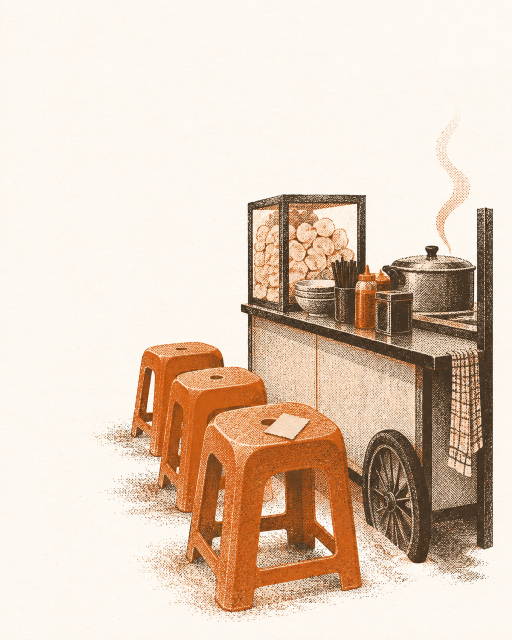
#> input picture assets-source/illustrations/empty-ticket-stools-master.png, 1024 x 1280 px (shown at 1/2 size)
$ python process-illustration.py
#> lines starting #> are read from the running program, lines starting #| are printed output that depends on the picture; after the words box and inside, x2 and y2 are one past the last pixel; in counts of white or black regions, pixels touching at a corner belong together
"""Turns a generated master in assets-source/illustrations/ into the shipped WebP.

Deterministic: crop box, paper grade and size are fixed per asset below, so
re-running produces the same file. Needs Pillow (dev-only, never shipped):
    python3 -m venv .venv && .venv/bin/pip install pillow
    .venv/bin/python scripts/assets/process-illustration.py
"""
from pathlib import Path

from PIL import Image, ImageDraw, ImageFilter, ImageStat

ROOT = Path(__file__).resolve().parents[2]
SRC = ROOT / "assets-source" / "illustrations"
OUT = ROOT / "app" / "src" / "main" / "res" / "drawable-nodpi"

PAPER = (0xFF, 0xFA, 0xF4)  # token Paper

# name: (master file, crop box as fractions l, t, r, b, output width px, edge)
# edge "all": floats on the page; "bottom": full-bleed, fades into the page
# below; "none": shown clipped in a frame, left as is.
ASSETS = {
    "empty_ticket_stools": ("empty-ticket-stools-master.png", (0.0, 0.16, 1.0, 1.0), 840, "all"),
    "firstrun_table": ("firstrun-table-master.png", (0.0, 0.22, 1.0, 0.92), 1080, "bottom"),
    # Demo-mode restaurant pictures: square, clipped by the UI, so no feathering.
    **{
        f"demo_dish_{name}": (f"demo-dish-{name}-master.png", (0.04, 0.04, 0.96, 0.96), 640, "none")
        for name in ("nusantara", "kopi", "sakura", "seoul", "bakmi", "taco")
    },
}


def grade_to_paper(im: Image.Image) -> Image.Image:
    """Scale each channel so the blank paper lands exactly on the Paper token,
    which makes the illustration's ground disappear into the light theme."""
    w, h = im.size
    sample = im.crop((int(w * 0.02), int(h * 0.02), int(w * 0.25), int(h * 0.12)))
    means = ImageStat.Stat(sample).mean
    lut = []
    for target, mean in zip(PAPER, means):
        gain = target / max(mean, 1)
        lut.extend(min(255, round(v * gain)) for v in range(256))
    return im.point(lut)


def feather_into_paper(im: Image.Image, border: float = 0.05) -> Image.Image:
    """Pad with flat Paper and fade the print's own edge into it, so no faint
    rectangle shows where the print meets the app background. Padding first
    means the fade never eats into the drawing."""
    w, h = im.size
    edge = int(min(w, h) * border)
    canvas = Image.new("RGB", (w + 2 * edge, h + 2 * edge), PAPER)
    mask = Image.new("L", (w, h), 0)
    ImageDraw.Draw(mask).rectangle((edge // 2, edge // 2, w - edge // 2, h - edge // 2), fill=255)
    canvas.paste(im, (edge, edge), mask.filter(ImageFilter.GaussianBlur(edge / 3)))
    return canvas.resize((w, h), Image.LANCZOS)


def fade_bottom_into_paper(im: Image.Image, fade: float = 0.22) -> Image.Image:
    """Full-bleed art: sides run off the screen, the bottom melts into Paper
    so the text below sits on the same sheet."""
    w, h = im.size
    start = int(h * (1 - fade))
    mask = Image.new("L", (w, h), 255)
    draw = ImageDraw.Draw(mask)
    for y in range(start, h):
        draw.line((0, y, w, y), fill=round(255 * (h - y) / (h - start)))
    return Image.composite(im, Image.new("RGB", (w, h), PAPER), mask)


def main() -> None:
    OUT.mkdir(parents=True, exist_ok=True)
    for name, (master, (l, t, r, b), width, edge) in ASSETS.items():
        im = Image.open(SRC / master).convert("RGB")
#> im is the input picture: PIL image 1024x1280 RGB; mean R, G, B 225.9, 206.5, 189.2
        im = grade_to_paper(im)
#> in grade_to_paper, `sample = im.crop((int(w * 0.02), int(h * 0.02), int(w * 0.25), int(h *..`:
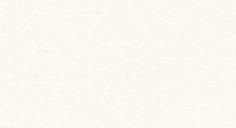
#> sample: PIL image 236x128 RGB; mean R, G, B 253, 247.8, 240.3
#> in grade_to_paper, `means = ImageStat.Stat(sample).mean`: means = [253, 247.8, 240.3]
#> the loop in grade_to_paper, `for target, mean in zip(PAPER, means):` made 3 passes
#> (target, mean, gain) on passes 1 to 3: (255, 253, 1.01), (250, 247.8, 1.01), (244, 240.3, 1.02)
#> after the loop in grade_to_paper, `for target, mean in zip(PAPER, means):`: lut = 768 values, max 255 at index 253, min 0 at index 0, mean 128.8
        w, h = im.size
#> w = 1024; h = 1280
        im = im.crop((round(l * w), round(t * h), round(r * w), round(b * h)))
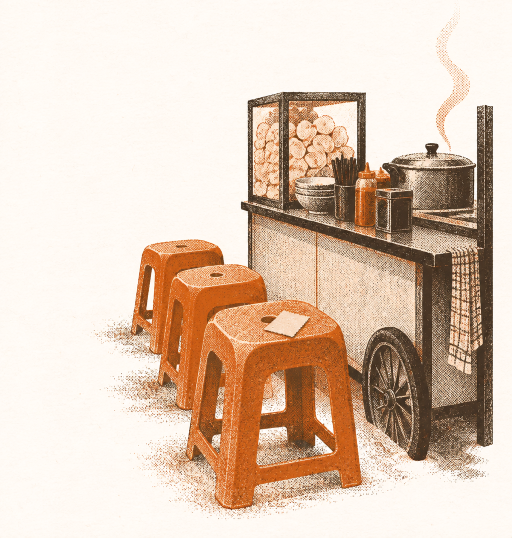
#> im: PIL image 1024x1075 RGB (shown at 1/2 size); mean R, G, B 222.3, 200.3, 182.4
        im = im.resize((width, round(im.height * width / im.width)), Image.LANCZOS)
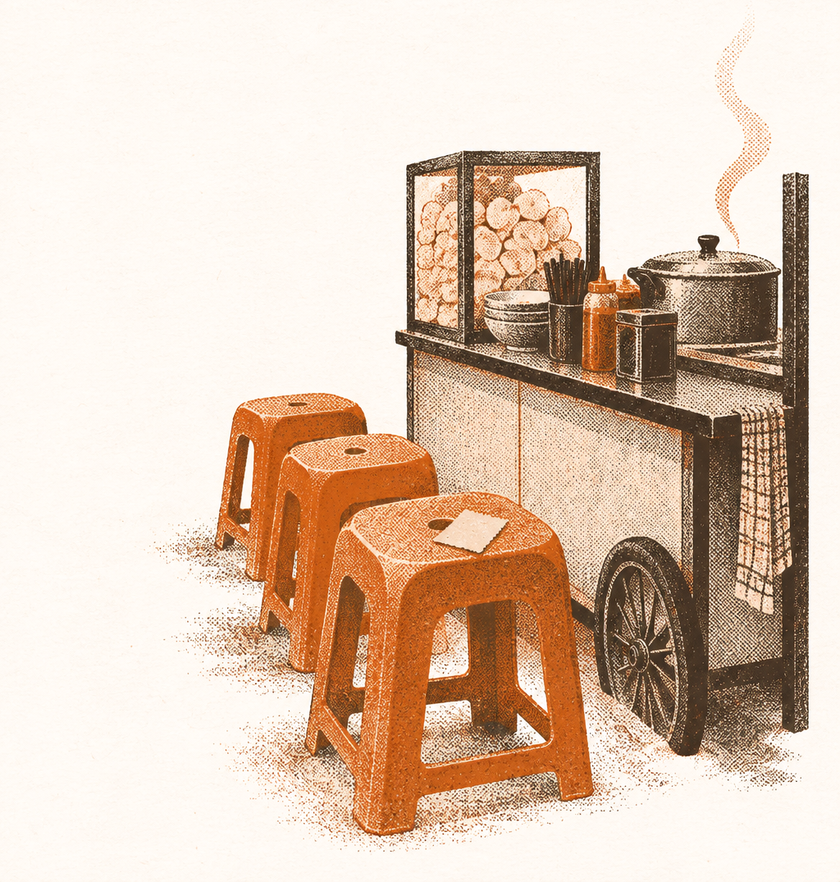
#> im: PIL image 840x882 RGB; mean R, G, B 222.2, 200.2, 182.3
        if edge == "all":
            im = feather_into_paper(im)
#> in feather_into_paper, `canvas = Image.new("RGB", (w + 2 * edge, h + 2 * edge), PAPER)`:
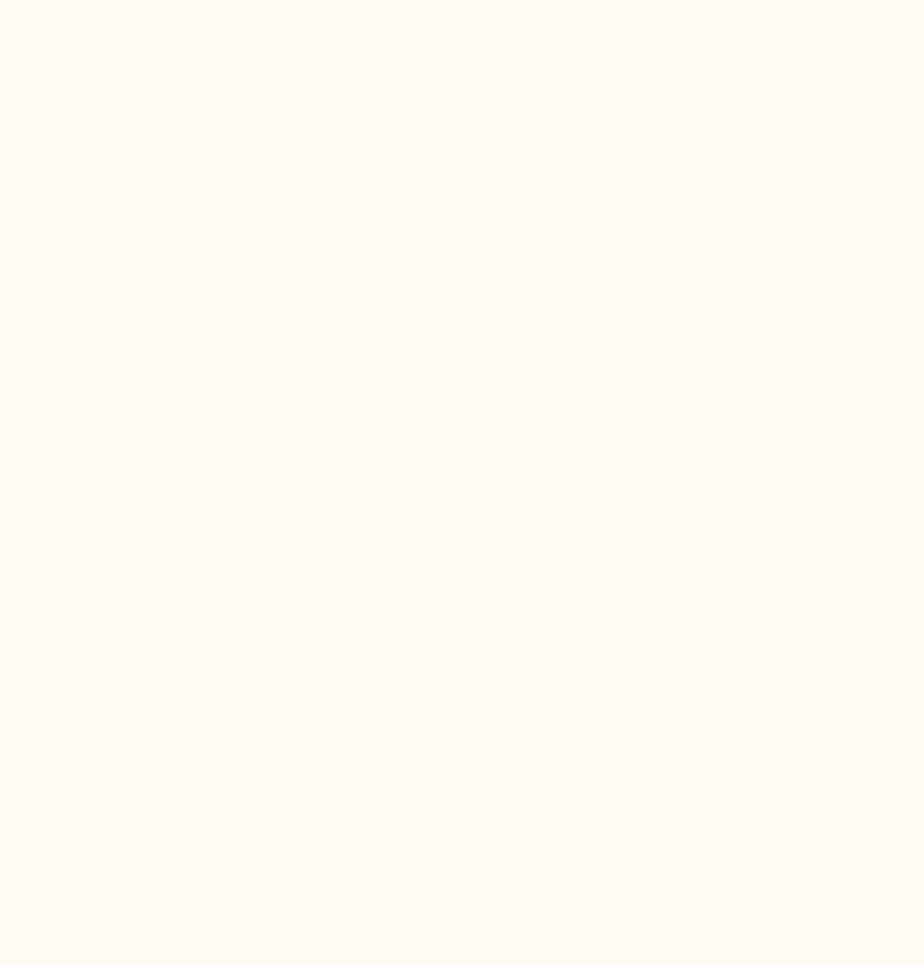
#> canvas: PIL image 924x966 RGB; mean R, G, B 255, 250, 244
#> in feather_into_paper, `mask = Image.new("L", (w, h), 0)`: mask: PIL image 840x882 L; every value is 0
#> in feather_into_paper, `ImageDraw.Draw(mask).rectangle((edge // 2, edge // 2, w - edge // 2, h..`:
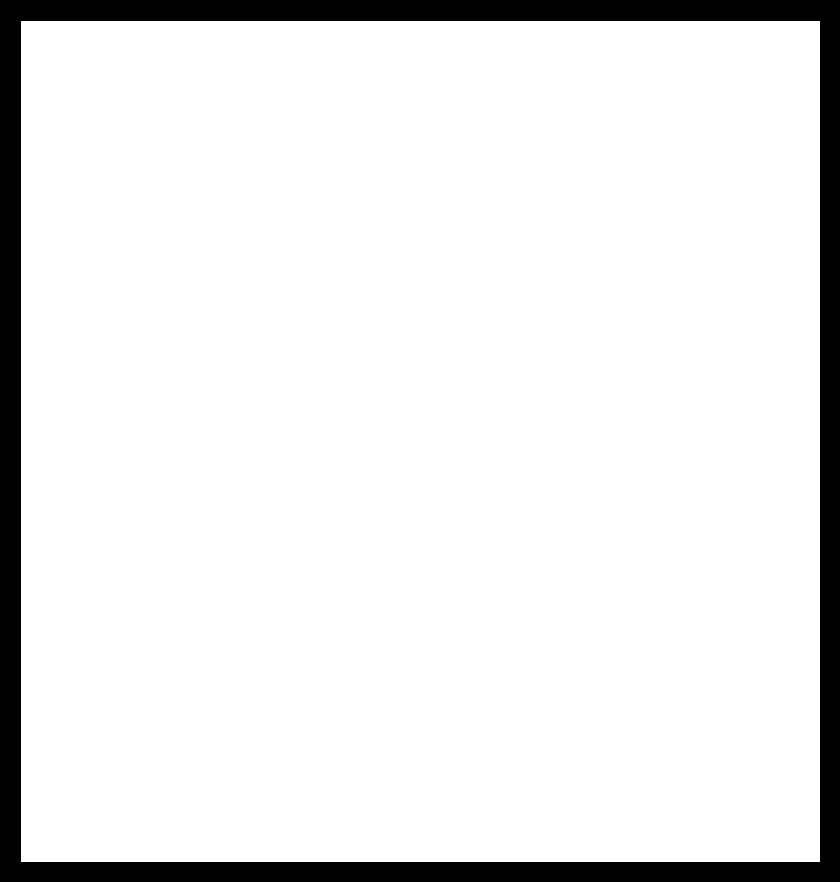
#> mask: PIL image 840x882 L; 90.7% white; 1 black region, box (x1, y1, x2, y2) and area: (0, 0, 840, 882) 68921
#> in feather_into_paper, `canvas.paste(im, (edge, edge), mask.filter(ImageFilter.GaussianBlur(ed..`:
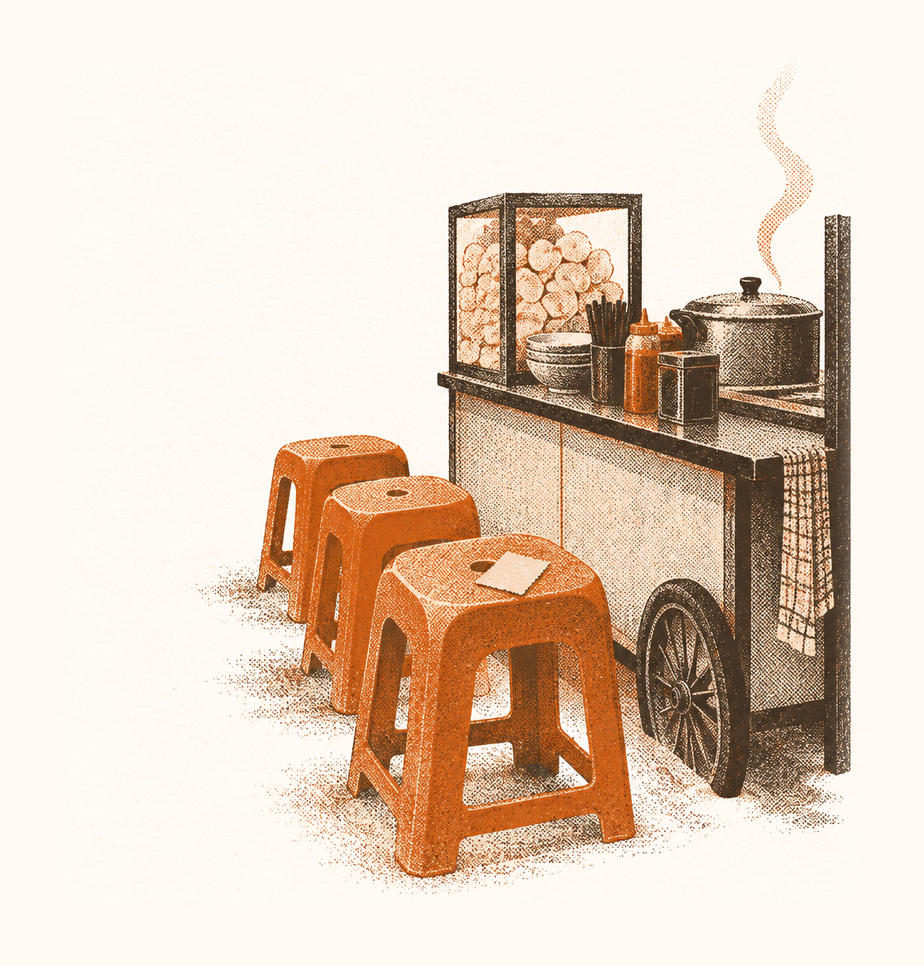
#> canvas: PIL image 924x966 RGB; mean R, G, B 228, 208.9, 193
        elif edge == "bottom":
            im = fade_bottom_into_paper(im)
        out = OUT / f"{name}.webp"
        # No metadata is written; quality tuned against the 150 KB budget.
        im.save(out, "WEBP", quality=66 if edge == "none" else 72, method=6)
        budget = 250_000 if edge == "bottom" else 150_000  # full-bleed hero vs. spot art
#> (the run stopped early here; a loop or call above may not have finished)
